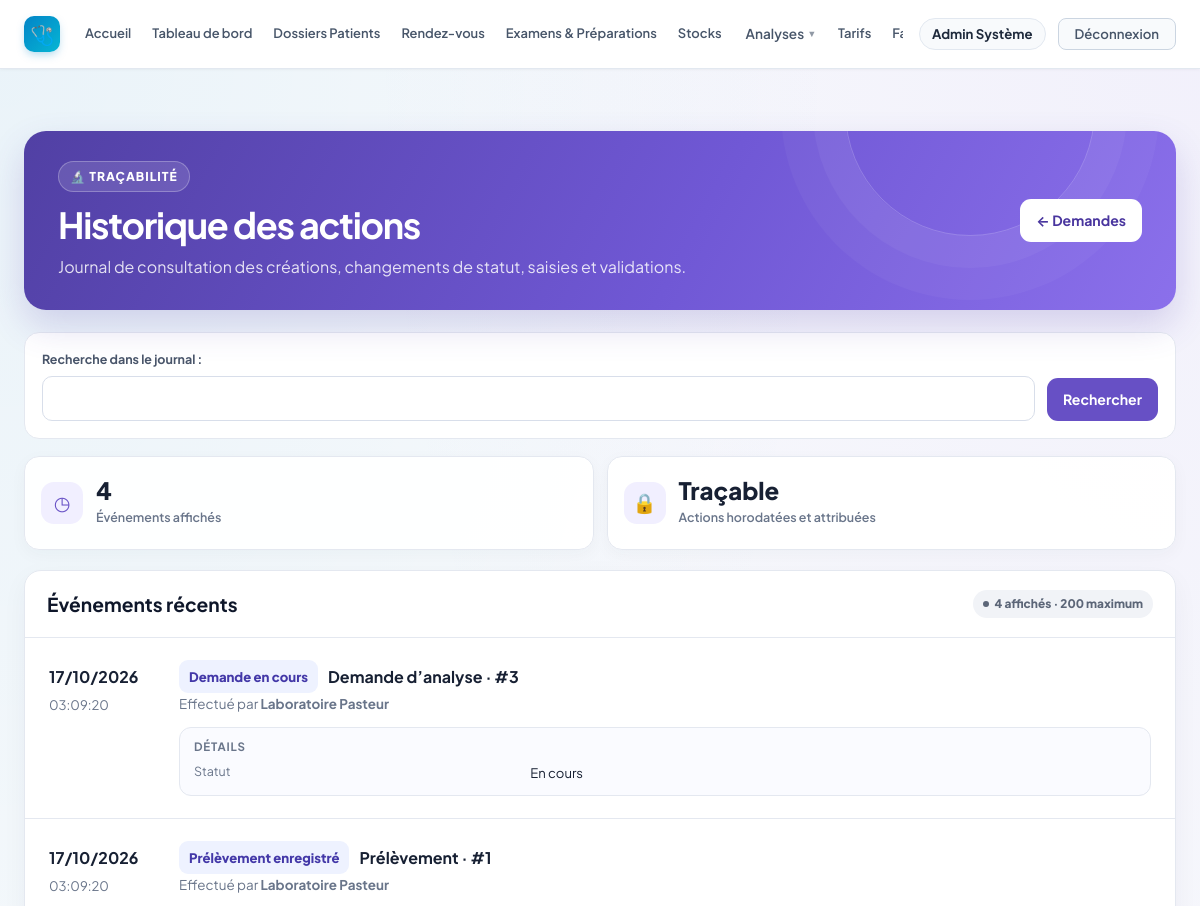
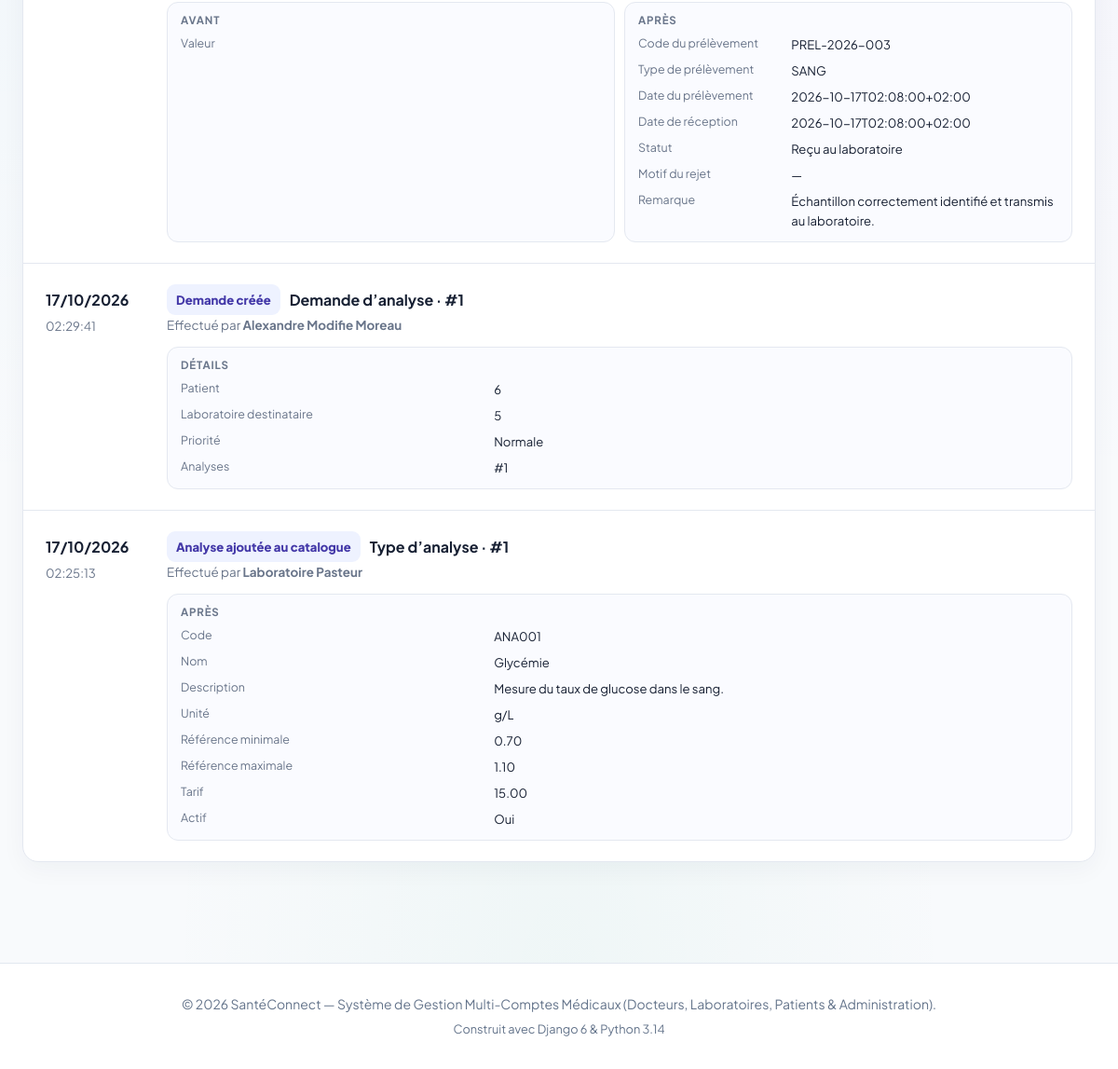
Screenshot of /laboratoire/historique/ (signed in) with the database file from the repository (2 pictures, top to bottom).
### accounts/models.py (models this page shows, shortened)
class User(AbstractUser):
    class Role(models.TextChoices):
        ADMIN = 'ADMIN', 'Administrateur'
        DOCTEUR = 'DOCTEUR', 'Médecin'
        LABORATOIRE = 'LABORATOIRE', 'Laborantin'
        PATIENT = 'PATIENT', 'Patient'
    role = models.CharField(
        max_length=20,
        choices=Role.choices,
        default=Role.PATIENT,
        verbose_name="Rôle utilisateur"
    )
    phone = models.CharField(max_length=25, blank=True, null=True, verbose_name="Téléphone")
    address = models.CharField(max_length=255, blank=True, null=True, verbose_name="Adresse")
    city = models.CharField(max_length=100, blank=True, null=True, verbose_name="Ville")
    is_verified = models.BooleanField(
        default=False,
        verbose_name="Compte certifié / validé",
        help_text="Coché par l'administrateur pour valider l'activité d'un docteur ou laboratoire."
    )
    objects = CustomUserManager()
    class Meta:
        verbose_name = "Utilisateur"
        verbose_name_plural = "Tous les Utilisateurs"
    @property
    def is_doctor(self):
        return self.role == self.Role.DOCTEUR
    @property
    def is_laboratory(self):
        return self.role == self.Role.LABORATOIRE
    @property
    def is_patient(self):
        return self.role == self.Role.PATIENT
    @property
    def is_admin_user(self):
        return self.role == self.Role.ADMIN or self.is_superuser

### laboratoire/models.py (models this page shows, shortened)
class HistoriqueAction(models.Model):
    utilisateur = models.ForeignKey(
        settings.AUTH_USER_MODEL, on_delete=models.SET_NULL, null=True, blank=True,
        related_name="actions_laboratoire", verbose_name="Utilisateur",
    )
    type_action = models.CharField("Action", max_length=40)
    objet_concerne = models.CharField("Objet concerné", max_length=80)
    objet_id = models.PositiveBigIntegerField("Identifiant de l’objet", null=True, blank=True)
    date_action = models.DateTimeField("Date de l’action", auto_now_add=True)
    details = models.JSONField("Détails", default=dict, blank=True)
    class Meta:
        ordering = ["-date_action", "-pk"]
        verbose_name = "Action de laboratoire"
        verbose_name_plural = "Historique des actions"

### laboratoire/views.py (the view, shortened to what this page needs)
# urls.py: path("historique/", views.historique, name="historique"),
@consultation_requise
def historique(request):
    exiger(request.user, "historique")
    actions = HistoriqueAction.objects.select_related("utilisateur")
    filter_form = HistoriqueFilterForm(request.GET)
    filters = filter_form.cleaned_data if filter_form.is_valid() else {}
    q = filters.get("q", "")
    actions = list(actions[:200])
    for action in actions:
        _prepare_history_action(action)
    return render(request, "laboratoire/historique.html", {
        "actions": actions,
        "filter_form": filter_form,
        "action_count": len(actions),
        "q": q,
    })

### laboratoire/forms.py
class HistoriqueFilterForm(forms.Form):
    q = forms.CharField(
        required=False,
        max_length=120,
        label="Recherche dans le journal",
        widget=forms.SearchInput(attrs={"maxlength": 120}),
    )

### laboratoire/permissions.py (called while the page is built, shortened)
def is_lab(user):
    return user.is_authenticated and user.is_laboratory

def is_admin(user):
    return user.is_authenticated and (
        user.is_admin_user or user.is_staff or user.is_superuser
    )

def peut(user, action, *, demande=None, resultat=None):
    if not user or not user.is_authenticated:
        return False
    if action == "historique":
        return is_admin(user)

def exiger(user, action, *, demande=None, resultat=None):
    if not peut(user, action, demande=demande, resultat=resultat):
        raise PermissionDenied("Vous n’avez pas l’autorisation d’effectuer cette action.")

def can_view_requests(user):
    return user.is_authenticated and (
        is_lab(user) or user.is_doctor or is_admin(user)
    )

def role_required(check, message):
    def decorator(view):
        @wraps(view)
        def wrapped(request, *args, **kwargs):
            if not request.user.is_authenticated:
                return redirect_to_login(request.get_full_path())
            if not check(request.user):
                messages.error(request, message)
                return redirect("dashboard")
            return view(request, *args, **kwargs)
        return wrapped
    return decorator

### laboratoire/templates/laboratoire/historique.html (shortened to what this page needs)
{% extends "base.html" %}
{% load static %}
{% block extra_css %}<link rel="stylesheet" href="{% static 'laboratoire/laboratoire.css' %}">{% endblock %}
{% block content %}
<div class="lab-shell">
  <header class="lab-hero">
    <div class="lab-hero__copy">
      <span class="lab-hero__eyebrow">🔬 Traçabilité</span>
      <h1>Historique des actions</h1>
      <p>Journal de consultation des créations, changements de statut, saisies et validations.</p>
    </div>
    <div class="lab-hero__actions"><a class="lab-btn lab-btn--white" href="{% url 'laboratoire:demande_list' %}">← Demandes</a></div>
  </header>
  <form method="get" class="lab-filter lab-history-filter" role="search">
    <div>
      {{ filter_form.q.label_tag }}{{ filter_form.q }}
    </div>
    <button class="lab-btn lab-btn--primary" type="submit">Rechercher</button>
  </form>
  <section class="lab-stats lab-history-stats" aria-label="Résumé du journal">
    <article class="lab-stat"><span class="lab-stat__icon">◷</span><span><strong class="lab-stat__number">{{ action_count }}</strong><span class="lab-stat__label">Événements affichés</span></span></article>
    <article class="lab-stat"><span class="lab-stat__icon">🔒</span><span><strong class="lab-stat__number">Traçable</strong><span class="lab-stat__label">Actions horodatées et attribuées</span></span></article>
  </section>
  <section class="lab-panel">
    <div class="lab-panel__head"><h2>Événements récents</h2><span class="lab-badge lab-badge--neutral">{{ action_count }} affiché{{ action_count|pluralize:"s" }} · 200 maximum</span></div>
    <div class="lab-history-list">
      {% for action in actions %}
        <article class="lab-history-item">
          <div class="lab-history-item__aside">
            <span class="lab-history-item__date">{{ action.date_action|date:"d/m/Y" }}</span>
            <span class="lab-history-item__time">{{ action.date_action|date:"H:i:s" }}</span>
          </div>
          <div class="lab-history-item__main">
            <div class="lab-history-item__heading">
              <span class="lab-history-item__action">{{ action.action_label }}</span>
              <span class="lab-history-item__object">{{ action.object_label }}{% if action.objet_id %} · #{{ action.objet_id }}{% endif %}</span>
            </div>
            <p class="lab-history-item__user">Effectué par <strong>{{ action.actor_label }}</strong></p>
            {% if action.detail_sections %}
              <div class="lab-history-changes">
                {% for section in action.detail_sections %}
                  <section class="lab-history-change">
                    <h3>{{ section.title }}</h3>
                    <dl>
                      {% for item in section.items %}
                        <div><dt>{{ item.label }}</dt><dd>{{ item.value }}</dd></div>
                      {% endfor %}
                    </dl>
                  </section>
                {% endfor %}
              </div>
            {% else %}
              <p class="lab-history-no-details">Aucun détail complémentaire enregistré.</p>
            {% endif %}
          </div>
        </article>
      {% empty %}
        <div class="lab-empty"><span class="lab-empty__icon">🕘</span><h3>Aucune action pour le moment</h3><p>Les opérations effectuées sur les demandes, prélèvements et résultats seront consignées ici.</p></div>
      {% endfor %}
    </div>
  </section>
</div>
{% endblock %}

### templates/base.html (shortened to what this page needs)
{% load static %}
<!doctype html>
<html lang="fr">
  <head>
    <link rel="stylesheet" href="{% static 'css/style.css' %}?v=20261022_1" />
    {% block extra_css %}{% endblock %}
  </head>
  <body>
    <nav class="navbar" id="main-navbar">
      <div class="container navbar-inner">
        <div class="navbar-brand-section">
          <a href="{% url 'home' %}" class="logo-brand" id="brand-logo-link">
            <span class="logo-icon">🩺</span>
          </a>
        </div>
        <div class="nav-links" id="main-nav-links">
          <a href="{% url 'home' %}" class="nav-item-link" id="nav-home"
            >Accueil</a
          >
          {% if user.is_authenticated %}
            <a href="{% url 'dashboard' %}" class="nav-item-link" id="nav-dashboard">Tableau de bord</a>
            {% if user.is_admin_user or user.is_doctor %}
              <a href="{% url 'dossiers_patients_list' %}" class="nav-item-link" id="nav-dossiers">Dossiers Patients</a>
            {% endif %}
            {% if user.is_admin_user or user.is_doctor or user.is_patient %}
              <a href="{% url 'rendezvous:rdv_list' %}" class="nav-item-link" id="nav-rendezvous">Rendez-vous</a>
            {% endif %}
            {% if user.is_admin_user or user.is_doctor %}
              <a href="{% url 'examens_list' %}" class="nav-item-link" id="nav-examens">Examens &amp; Préparations</a>
            {% endif %}
            {% if user.is_admin_user or user.is_laboratory or user.is_doctor %}
              <a href="{% url 'stock:dashboard' %}" class="nav-item-link" id="nav-stock">Stocks</a>
            {% endif %}
            {% if user.is_laboratory %}
              <a href="{% url 'laboratoire:prelevement_list' %}" class="nav-item-link" id="nav-laboratoire">Prélèvements</a>
            {% elif user.is_admin_user or user.is_staff or user.is_superuser %}
              <div class="nav-mega-wrapper">
                <a href="{% url 'laboratoire:demande_list' %}" class="nav-item-link nav-mega-trigger" id="nav-laboratoire-menu">Analyses <span class="nav-caret" aria-hidden="true">▾</span></a>
              </div>
            {% elif user.is_doctor %}
              <a href="{% url 'laboratoire:demande_list' %}" class="nav-item-link">Analyses</a>
            {% endif %}
            {% if user.is_admin_user or user.is_staff or user.is_superuser %}
              <a href="{% url 'tarif_list' %}" class="nav-item-link" id="nav-tarifs">Tarifs</a>
            {% endif %}
            {% if user.is_admin_user or user.is_patient or user.is_doctor and user.is_verified %}
              <a href="{% url 'facture_list' %}" class="nav-item-link" id="nav-factures">Factures</a>
            {% endif %}
          {% endif %}
        </div>
        <div class="navbar-user-actions" id="nav-user-actions">
          {% if user.is_authenticated %}
          <div class="nav-user-badge" id="nav-user-profile">
            <a
              href="{% url 'profile' %}"
              class="nav-user-name-link"
              id="nav-profile-edit"
              title="Mon profil"
              >{{ user.get_full_name|default:user.username }}</a
            >
          </div>
          <a
            href="{% url 'logout' %}"
            class="nav-logout-btn"
            id="btn-nav-logout"
            >Déconnexion</a
          >
          {% endif %}
        </div>
      </div>
    </nav>
    <main style="flex: 1; padding: 24px 0 60px">
      {% block content %}{% endblock %}
    </main>
    <footer class="footer">
      <div class="container">
        <p>
          © 2026 SantéConnect — Système de Gestion Multi-Comptes Médicaux
          (Docteurs, Laboratoires, Patients & Administration).
        </p>
        <p style="margin-top: 6px; font-size: 0.8rem; color: #64748b">
          Construit avec Django 6 & Python 3.14
        </p>
      </div>
    </footer>
  </body>
</html>

### rows the page displays
User: get_full_name "Admin Système"
HistoriqueAction: date_action "17/10/2026", date_action "03:09:20", action_label "Demande en cours", object_label "Demande d’analyse", objet_id "3", actor_label "Laboratoire Pasteur", title "DÉTAILS", label "Statut", value "En cours"
HistoriqueAction: date_action "17/10/2026", date_action "03:09:20", action_label "Prélèvement enregistré", object_label "Prélèvement", objet_id "1", actor_label "Laboratoire Pasteur", title "AVANT" "APRÈS", label "Valeur" "Code du prélèvement" "Type de prélèvement" "Date du prélèvement" "Date de réception" "Statut" "Motif du rejet" "Remarque", value "PREL-2026-003" "SANG" "2026-10-17T02:08:00+02:00" "2026-10-17T02:08:00+02:00" "Reçu au laboratoire" "—" "Échantillon correctement identifié et transmis au laboratoire."
HistoriqueAction: date_action "17/10/2026", date_action "02:29:41", action_label "Demande créée", object_label "Demande d’analyse", objet_id "1", actor_label "Alexandre Modifie Moreau", title "DÉTAILS", label "Patient" "Laboratoire destinataire" "Priorité" "Analyses", value "6" "5" "Normale" "#1"
HistoriqueAction: date_action "17/10/2026", date_action "02:25:13", action_label "Analyse ajoutée au catalogue", object_label "Type d’analyse", objet_id "1", actor_label "Laboratoire Pasteur", title "APRÈS", label "Code" "Nom" "Description" "Unité" "Référence minimale" "Référence maximale" "Tarif" "Actif", value "ANA001" "Glycémie" "Mesure du taux de glucose dans le sang." "g/L" "0.70" "1.10" "15.00" "Oui"

### other values shown
{{ filter_form.q.label_tag }} "Recherche dans le journal :"
{{ action_count }} "4"
